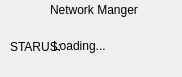
<?xml version="1.0" encoding="UTF-8"?>
<ui version="4.0">
 <class>network</class>
 <widget class="QWidget" name="network">
  <property name="geometry">
   <rect>
    <x>0</x>
    <y>0</y>
    <width>182</width>
    <height>77</height>
   </rect>
  </property>
  <property name="minimumSize">
   <size>
    <width>182</width>
    <height>77</height>
   </size>
  </property>
  <property name="maximumSize">
   <size>
    <width>182</width>
    <height>77</height>
   </size>
  </property>
  <property name="windowTitle">
   <string>Form</string>
  </property>
  <widget class="QLabel" name="tip1">
   <property name="geometry">
    <rect>
     <x>50</x>
     <y>0</y>
     <width>151</width>
     <height>20</height>
    </rect>
   </property>
   <property name="text">
    <string>Network Manger</string>
   </property>
  </widget>
  <widget class="QLabel" name="tip2">
   <property name="geometry">
    <rect>
     <x>10</x>
     <y>31</y>
     <width>54</width>
     <height>31</height>
    </rect>
   </property>
   <property name="text">
    <string>STARUS:</string>
   </property>
  </widget>
  <widget class="QLabel" name="status">
   <property name="geometry">
    <rect>
     <x>53</x>
     <y>30</y>
     <width>111</width>
     <height>31</height>
    </rect>
   </property>
   <property name="text">
    <string>Loading...</string>
   </property>
  </widget>
 </widget>
 <resources/>
 <connections/>
</ui>
